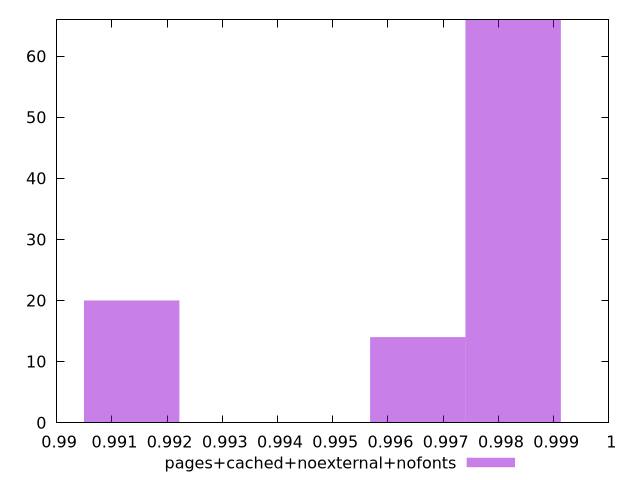

This figure's gnuplot source:
$_pagesCachedNoexternalNofonts <<EOF
0.9982673041300791 66
0.9965401980675703 14
0.991358879880044 20
EOF
set key outside below
set terminal pngcairo
set output "report_00006_2020-11-02T20-21-41.718Z/interactive/pages+cached+noexternal+nofonts//hist.png"
set yrange [0:66]
set boxwidth 0.0017271060625087874
set style fill transparent solid 0.5 noborder
plot $_pagesCachedNoexternalNofonts title "pages+cached+noexternal+nofonts" with boxes ,
